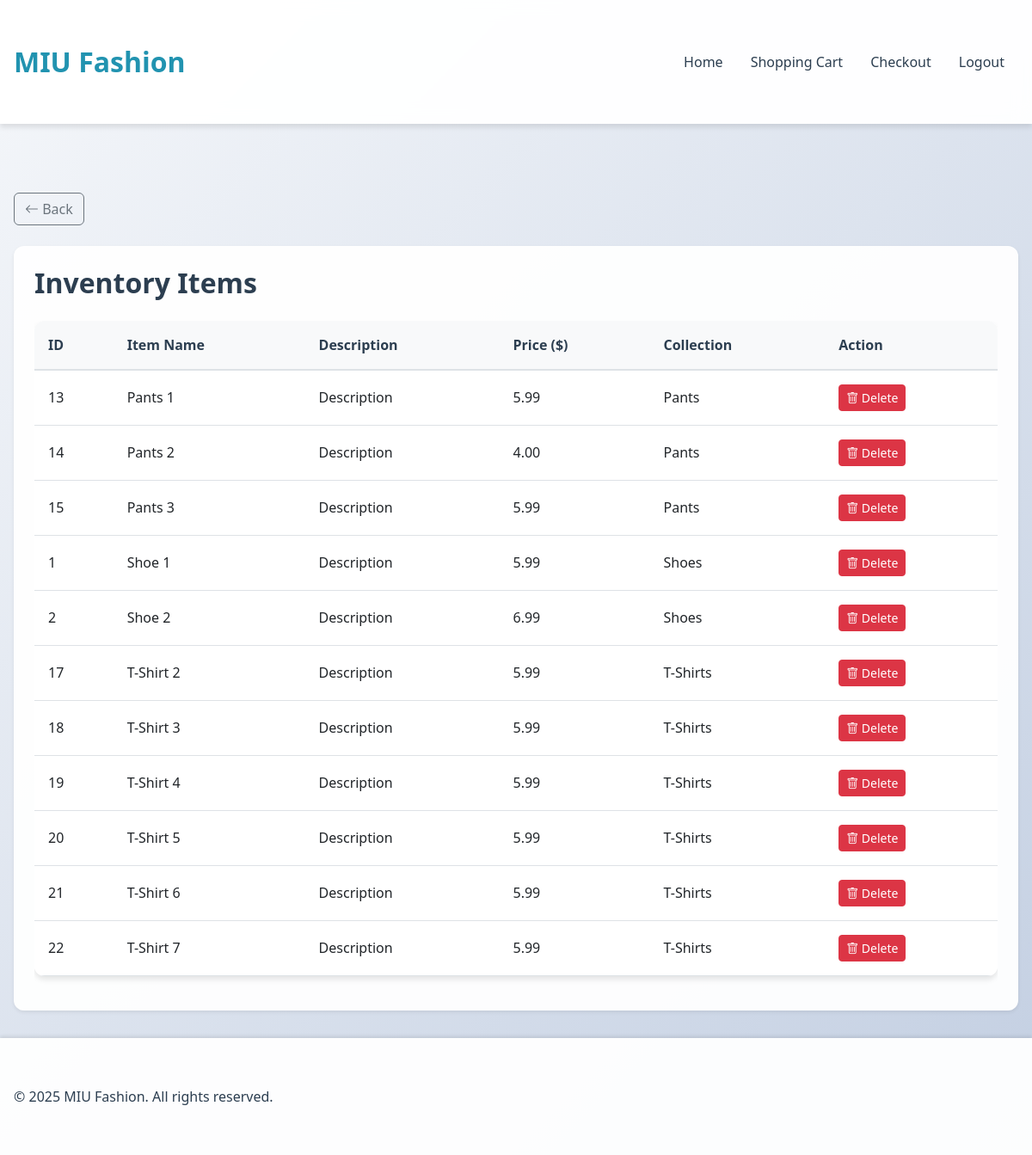
The app's page /list_items.php (signed in) with its own data.
### tables this page shows
CREATE TABLE `menus` (
  `menu_id` int(11) NOT NULL,
  `restaurant_id` int(11) NOT NULL,
  `item_name` varchar(255) NOT NULL,
  `description` text DEFAULT NULL,
  `price` decimal(10,2) NOT NULL,
  `category` enum('food','drinks') NOT NULL,
  `availability` tinyint(1) DEFAULT 1
);

CREATE TABLE `restaurants` (
  `restaurant_id` int(11) NOT NULL,
  `restaurant_name` varchar(255) NOT NULL,
  `description` text DEFAULT NULL,
  `sizes` varchar(20) NOT NULL,
  `menu_uploaded` tinyint(1) DEFAULT 0,
  `delivery_option` tinyint(1) DEFAULT 1,
  `pickup_option` tinyint(1) DEFAULT 1,
  `status` enum('active','pending','rejected') DEFAULT 'pending',
  `created_at` timestamp NOT NULL DEFAULT current_timestamp()
);

### list_items.php (the view, shortened to what this page needs)
<?php
include 'db_connection.php';
$query = "
    SELECT m.menu_id, m.item_name, m.description, m.price, r.restaurant_name
    FROM menus m
    JOIN restaurants r ON m.restaurant_id = r.restaurant_id
    ORDER BY r.restaurant_name, m.item_name
";
$result = $conn->query($query);
?>
<!DOCTYPE html>
<html lang="en">
<head>
    <link href="https://cdn.jsdelivr.net/npm/bootstrap@5.3.0/dist/css/bootstrap.min.css" rel="stylesheet">
    <link href="styles.css" rel="stylesheet">
</head>
<body>
    <?php include("header.php"); ?>
    <div class="container mt-5">
        <div class="mb-4">
            <a href="javascript:history.back()" class="btn btn-outline-secondary">
                <i class="bi bi-arrow-left"></i> Back
            </a>
        </div>
        <div class="card shadow-sm">
            <div class="card-body">
                <h2 class="card-title mb-4">Inventory Items</h2>
                <div class="table-responsive">
                    <table class="table table-hover">
                        <thead class="table-light">
                            <tr>
                                <th>ID</th>
                                <th>Item Name</th>
                                <th>Description</th>
                                <th>Price ($)</th>
                                <th>Collection</th>
                                <th>Action</th>
                            </tr>
                        </thead>
                        <tbody>
                            <?php while ($row = $result->fetch_assoc()) { ?>
                                <tr>
                                    <td><?php echo htmlspecialchars($row['menu_id']); ?></td>
                                    <td><?php echo htmlspecialchars($row['item_name']); ?></td>
                                    <td><?php echo htmlspecialchars($row['description']); ?></td>
                                    <td><?php echo number_format($row['price'], 2); ?></td>
                                    <td><?php echo htmlspecialchars($row['restaurant_name']); ?></td>
                                    <td>
                                        <form method="POST" action="" style="display:inline;">
                                            <button type="submit" class="btn btn-danger btn-sm" onclick="return confirm('Are you sure you want to delete this item?');">
                                                <i class="bi bi-trash"></i> Delete
                                            </button>
                                        </form>
                                    </td>
                                </tr>
                            <?php } ?>
                        </tbody>
                    </table>
                </div>
            </div>
        </div>
    </div>
    <?php include("footer.php") ?>
    <link rel="stylesheet" href="https://cdn.jsdelivr.net/npm/bootstrap-icons@1.7.2/font/bootstrap-icons.css">
</body>
</html>

### styles.css (style rules this page uses)
:root { --primary-color: #2193b0; --secondary-color: #6dd5ed; --text-color: #2c3e50; --light-bg: #f8f9fa; --border-radius: 12px; --box-shadow: 0 4px 6px rgba(0, 0, 0, 0.1); --transition: all 0.3s ease; }
body { background: linear-gradient(135deg, #f5f7fa 0%, #c3cfe2 100%); min-height: 100vh; font-family: 'Segoe UI', Tahoma, Geneva, Verdana, sans-serif; display: flex; flex-direction: column; color: var(--text-color); }
.card { background: rgba(255, 255, 255, 0.95); border: none; border-radius: var(--border-radius); box-shadow: var(--box-shadow); transition: var(--transition); height: 100%; display: flex; flex-direction: column; overflow: hidden; }
.card-body { flex: 1; display: flex; flex-direction: column; padding: 1.5rem; }
.card-title { color: var(--text-color); font-weight: 600; margin-bottom: 1rem; }
.container { padding: 2rem 1rem; flex: 1; max-width: 1200px; margin: 0 auto; }
.table { background: rgba(255, 255, 255, 0.95); border-radius: var(--border-radius); overflow: hidden; box-shadow: var(--box-shadow); }
.table thead th { background: var(--light-bg); border-bottom: 2px solid #dee2e6; color: var(--text-color); font-weight: 600; padding: 1rem; }
.table tbody td { padding: 1rem; vertical-align: middle; }
.card { animation: fadeIn 0.5s ease-out; }

### records on screen
menus: menu_id "13", item_name "Pants 1", description "Description", price "5.99", restaurant.restaurant_name "Pants"
menus: menu_id "14", item_name "Pants 2", description "Description", price "4.00", restaurant.restaurant_name "Pants"
menus: menu_id "15", item_name "Pants 3", description "Description", price "5.99", restaurant.restaurant_name "Pants"
menus: menu_id "1", item_name "Shoe 1", description "Description", price "5.99", restaurant.restaurant_name "Shoes"
menus: menu_id "2", item_name "Shoe 2", description "Description", price "6.99", restaurant.restaurant_name "Shoes"
menus: menu_id "17", item_name "T-Shirt 2", description "Description", price "5.99", restaurant.restaurant_name "T-Shirts"
menus: menu_id "18", item_name "T-Shirt 3", description "Description", price "5.99", restaurant.restaurant_name "T-Shirts"
menus: menu_id "19", item_name "T-Shirt 4", description "Description", price "5.99", restaurant.restaurant_name "T-Shirts"
menus: menu_id "20", item_name "T-Shirt 5", description "Description", price "5.99", restaurant.restaurant_name "T-Shirts"
menus: menu_id "21", item_name "T-Shirt 6", description "Description", price "5.99", restaurant.restaurant_name "T-Shirts"
menus: menu_id "22", item_name "T-Shirt 7", description "Description", price "5.99", restaurant.restaurant_name "T-Shirts"
